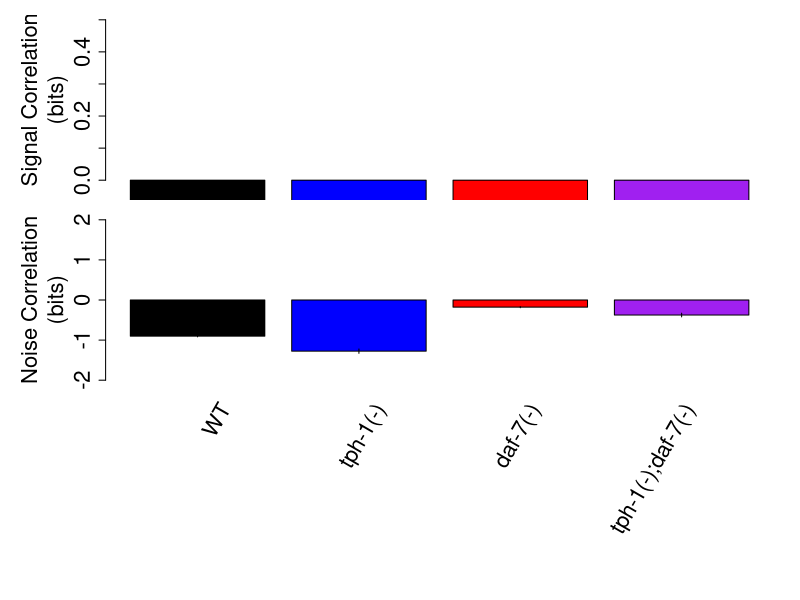

Source code (R):

tabSC<-matrix(ncol=4,nrow=5);
tabNC<-matrix(ncol=4,nrow=5);
tabShu<-matrix(ncol=4,nrow=5);

tabSC[,1] <- read.table(file="QL196_SC.dat",header=F)$V1;
tabSC[,2] <- read.table(file="QL404_SC.dat",header=F)$V1;
tabSC[,3] <- read.table(file="QL402_SC.dat",header=F)$V1;
tabSC[,4] <- read.table(file="QL435_SC.dat",header=F)$V1;

tabNC[,1] <- read.table(file="QL196_NC.dat",header=F)$V1;
tabNC[,2] <- read.table(file="QL404_NC.dat",header=F)$V1;
tabNC[,3] <- read.table(file="QL402_NC.dat",header=F)$V1;
tabNC[,4] <- read.table(file="QL435_NC.dat",header=F)$V1;

tabShu[,1] <- read.table(file="QL196_Shuffle.dat",header=F)$V1;
tabShu[,2] <- read.table(file="QL404_Shuffle.dat",header=F)$V1;
tabShu[,3] <- read.table(file="QL402_Shuffle.dat",header=F)$V1;
tabShu[,4] <- read.table(file="QL435_Shuffle.dat",header=F)$V1;

sc_mean <- apply(tabSC-tabShu,2,mean);
sc_var <- apply(tabSC-tabShu,2,sd);
nc_mean <- apply(tabNC-tabShu,2,mean);
nc_var <- apply(tabNC-tabShu,2,sd);

#pdf("Fig2.pdf",height=7,width=4)

layout(matrix(c(1,2,3),ncol=1));
par(mar=c(1.5,8,1.5,2))
pos_sc<-barplot(sc_mean,beside=T,cex.axis=2,ylim=c(0,.5),
		ylab="Signal Correlation\n(bits)",xaxt="n",cex.lab=2,
		cex.main=2,
		col=c("black","blue","red","purple"));
arrows(pos_sc,sc_mean-sc_var,pos_sc,sc_mean+sc_var, length=0,angle=90,code=3,xpd=T);

par(mar=c(1.5,8,1.5,2))
pos_nc<-barplot(nc_mean,beside=T,cex.axis=2,ylim=c(-2,2),
		ylab="Noise Correlation\n(bits)",xaxt="n",cex.lab=2,
		cex.main=2,
		col=c("black","blue","red","purple"));
arrows(pos_nc,nc_mean-nc_var,pos_nc,nc_mean+nc_var, length=0,angle=90,code=3,xpd=T);
par(mar=c(2,8,0,2));
plot(1,type='n',frame=F,axes=F,ylim=c(0,1),xlim=c(-0.1,4.7),xlab="",ylab="");
text(x=pos_sc,y=rep(1,4),pos=2, labels = c("WT","tph-1(-)","daf-7(-)","tph-1(-);daf-7(-)"),srt = 60, xpd = T, cex=2);

#dev.off()
